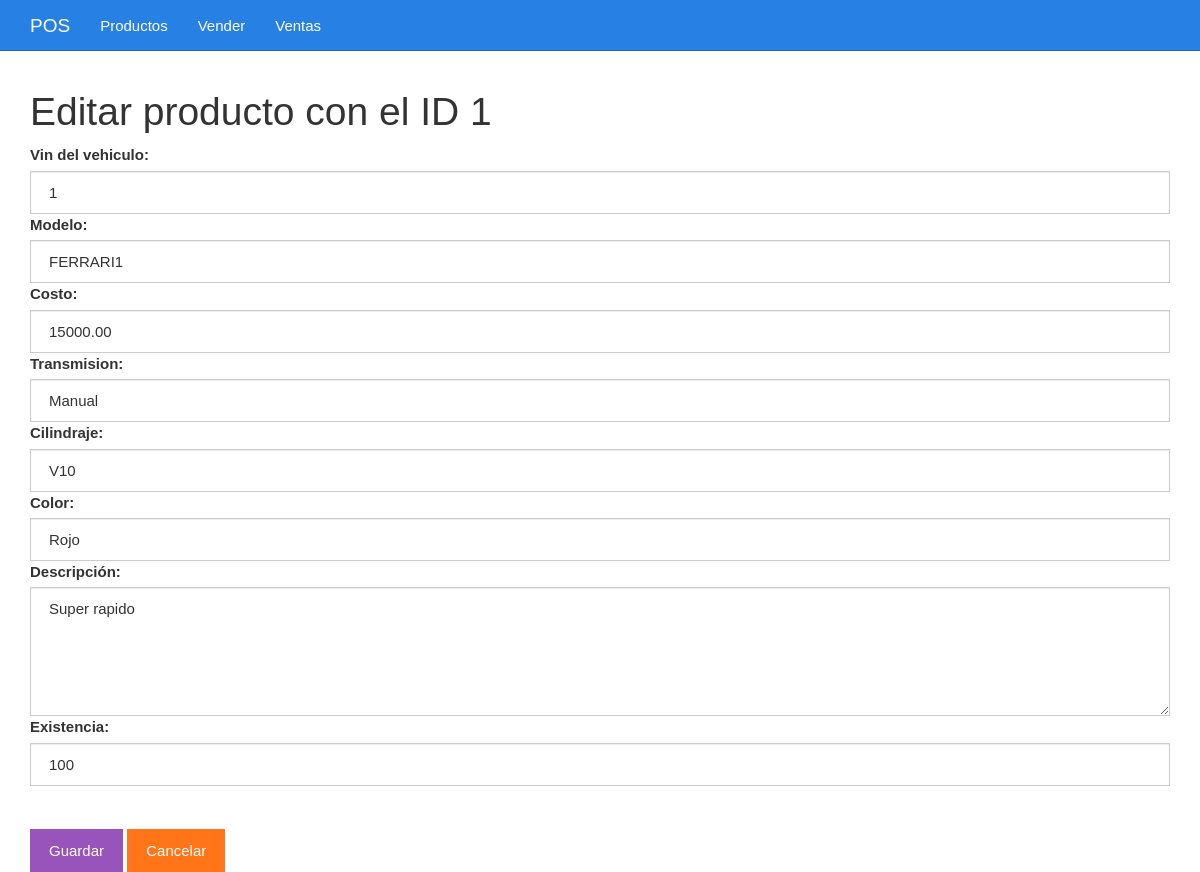
Screenshot of /editar.php?id=1 with the database file from the repository.
### tables this page shows
CREATE TABLE vehiculo(
	id BIGINT UNSIGNED NOT NULL AUTO_INCREMENT,
	vin VARCHAR(255) NOT NULL,
	modelo VARCHAR(255) NOT NULL,
	costo DECIMAL(10, 2) NOT NULL, 
	transmision VARCHAR(255) NOT NULL,
	cilindraje VARCHAR(255) NOT NULL,
	color VARCHAR(255) NOT NULL,
	descripcion VARCHAR(255) NOT NULL,
	existencia VARCHAR(255) NOT NULL,
	PRIMARY KEY(id)
);

### editar.php (the view, shortened to what this page needs)
<?php
$id = $_GET["id"];
include_once "base_de_datos.php";
$sentencia = $base_de_datos->prepare("SELECT * FROM vehiculo WHERE id = ?;");
$sentencia->execute([$id]);
$vehiculo = $sentencia->fetch(PDO::FETCH_OBJ);
?>
<?php include_once "encabezado.php" ?>
	<div class="col-xs-12">
		<h1>Editar producto con el ID <?php echo $vehiculo->id; ?></h1>
		<form method="post" action="guardarDatosEditados.php">
			<label for="vin">Vin del vehiculo:</label>
			<input value="<?php echo $vehiculo->vin ?>" class="form-control" name="vin" required type="text" id="vin" placeholder="Escribe el vin">
			<label for="modelo">Modelo:</label>
			<input value="<?php echo $vehiculo->modelo ?>" class="form-control" name="modelo" required type="text" id="modelo" placeholder="Modelo del vehiculo">
			<label for="costo">Costo:</label>
			<input value="<?php echo $vehiculo->costo ?>" class="form-control" name="costo" required type="number" id="costo" placeholder="Precio de compra">
			<label for="transmision">Transmision:</label>
			<input value="<?php echo $vehiculo->transmision ?>" class="form-control" name="transmision" required type="text" id="transmision" placeholder="transmision del vehiculo">
			<label for="cilindraje">Cilindraje:</label>
			<input value="<?php echo $vehiculo->cilindraje ?>" class="form-control" name="cilindraje" required type="text" id="cilindraje" placeholder="cilindraje del vehiculo">
			<label for="color">Color:</label>
			<input value="<?php echo $vehiculo->color ?>" class="form-control" name="color" required type="text" id="color" placeholder="color del vehiculo">
			<label for="descripcion">Descripción:</label>
			<textarea required id="descripcion" name="descripcion" cols="30" rows="5" class="form-control"><?php echo $vehiculo->descripcion ?></textarea>
			<label for="existencia">Existencia:</label>
			<input value="<?php echo $vehiculo->existencia ?>" class="form-control" name="existencia" required type="text" id="existencia" placeholder="existencia del vehiculo">
			<br><br><input class="btn btn-info" type="submit" value="Guardar">
			<a class="btn btn-warning" href="./listar.php">Cancelar</a>
		</form>
	</div>
<?php include_once "pie.php" ?>

### css/estilo.css (style rules this page uses)
body { padding-top: 70px; }

### rows the page displays
vehiculo: id "1", vin "1", modelo "FERRARI1", costo "15000.00", transmision "Manual", cilindraje "V10", color "Rojo", descripcion "Super rapido", existencia "100"
